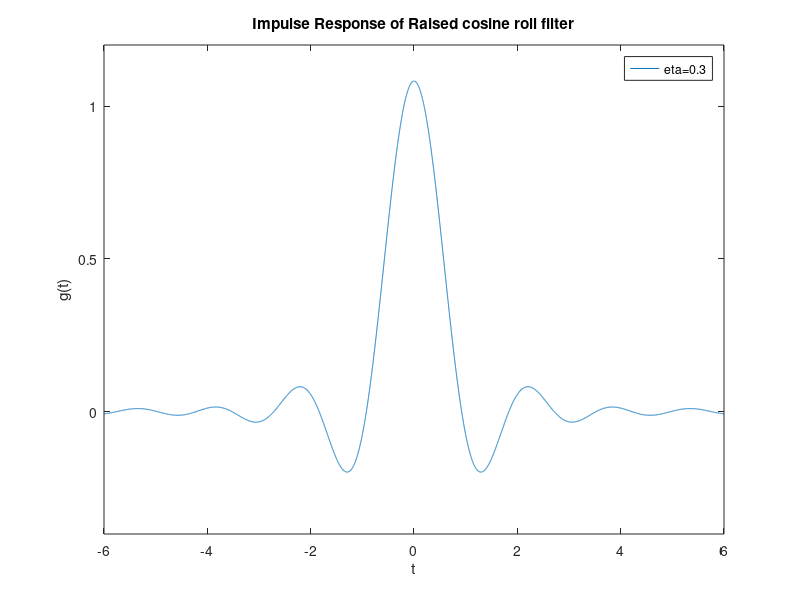

Recreate this plot in MATLAB. (Note: this script raises an error after producing the figure.)
%% Project 3

%Demodulate the re-sampled symbols and calculate BER with signal-to-noise-ratio (SNR) being
% 5 to 20 dB. Note: you may need more than 10,000 symbols for each SNR run.
% Ts=1;%symbol interval
% Tsp=0.1Ts;%the sampling period

clc;
clear all;
close all;
%% Square root raised cosine filter ( not built-in function)
Ts=1; %Symbol interval
alpha=0.3; %The roll-off factor
t=-6*Ts:Ts/1000:6*Ts;%Filter delay is 12 symbols time interval width
%g=(sin((pi*t)./Ts)./(pi*t)).*cos((pi*alpha*t)./Ts)./(1-power(4*alpha*t/(2*Ts),2)); 
a1=cos((1+alpha)*pi*t/Ts);
b1=sin((1-alpha)*pi*t/Ts).*((4*alpha*t/Ts).^-1);
c1=pi*sqrt(Ts)*(1-16*(alpha^2)*(t.^2)/(Ts^2));
g=4*alpha*(a1+b1)./c1 ; %Squared Root raised cosine Filter
figure(1);
plot(t,g);
xlabel('t'),ylabel('g(t)'); 
title('Impulse Response of Raised cosine roll filter'); 
axis([-6 6 -0.4 1.2]);
legend("\beta=0.3");

load Hw20.dat  % the matrix for the SNR=20dB ,Fd=80Hz
%% Use Built-in function for  square root raised cosine filter
%b = rcosdesign(beta,span,sps,shape);12000 symbols
%The number of sampling points per symbol is 3 %the factor of roll-off is 0.3
rolloff = 0.3;       % Rolloff factor
span = 13;           % Filter span in symbols-13    from -6Ts to 6Ts 
sps = 10;             % Samples per symbol-10
h = rcosdesign(0.3,12,10,'sqrt');%the total samples 12*10=120
figure(2);
plot(h);
%axis
grid on;
xlabel('(n)Samples')
ylabel('Amplitude');
title(' Raised cosine rolloff filter');
legend("\beta=0.3");
%% Theoretical BER result for Rayleigh with 8-psk :equation(50)
SNR = 0:1:20;           %SNR/3=Eb/No from 5 to 20
snr=(1/3)*10.^(SNR/10);		%Trans it to linear format(SNR) for 8PSK
a=3*snr*((cos(pi/8))^2);
b=tan(pi/8);
c=3*snr*((cos(3*pi/8))^2);
d=tan(3*pi/8);
e=sqrt(1-1./(a+1));
f=sqrt(1-1./(c+1));
a1=1/3*e.*(0.5+1/pi*atan(e*b));
b1=1/3*f.*(0.5+1/pi*atan(f*d));
Ber_8psk_Ray=0.5-a1-b1;
%% Theoretical BER result for AWGN with 8-psk :equation(51)
snr2=(1/3)*10.^(SNR/10);		%linear format
    a2=(1/3)*(erfc(sqrt(3* snr2)*cos(pi/8))); %Equation(51)
    b2=(1/3)*(erfc(sqrt(3* snr2)*cos(pi*3/8)));
    Ber_8psk_Awgn=a2+b2.*(1-1.5*a2);        % BER for 8psk_AWGN 
%% Simulation Parameters 
N=360000;                    %the number of binary numbers
M=8;                        % 8PSK
Fd = 1;    %Symbol sampling frequency
Fs = 10;   %Raised cosine shaping filter sampling frequency
a = 0.3;   % different roll-off factor
delay = 6; %Filter delay
x=randi([0,1],1,N);         %Creat binary numbers
x1=fix(2*rand(1,30));       %30 random binary data
dataInMatrix=reshape(x,length(x)/3,3);
dataSymbolsIn=bi2de(dataInMatrix); %Creat symbols
R=raylrnd(0.5,N/3,1);         %Creat Rayleigh signal
h=pskmod(dataSymbolsIn,M); % 8PSK modulation
hR=h.*R;                   % add Rayleigh channel
%% Impulse Response of the filter
[num,den] = rcosine(Fd,Fs,'default',a,delay); %Design filter
srcFilter = rcosine(Fd,Fs,'sqrt',a,delay);
figure;
subplot(211)
impz(num,den);
xlabel('(n)Samples')
ylabel('Amplitude');
%The impulse response of the filter, num is the numerator coefficient of the transfer function, 
%  and 1 is the denominator coefficient of the transfer function
title('Impulse response of rms raised cosine filter with \beta=0.3');
[y,ty]=rcosflt(x,Fd,Fs,'filter',num,den); %Pulse shaping of binary data
t=delay:length(x)+delay-1;
subplot(212);
stem(t,x,'-b');
hold on %Draw binary data
plot(ty,y,'r') %draw data after Pulse shaping
legend('Original Binary data','\beta=0.3 Shaped message waveform')
axis([-1 40 -0.5 2])

%Carry out raised cosine shaping of the mapped 8PSK baseband signal
%% AWGN And Rayleigh
for i=1:length(SNR)
    %AWGN
    s1 = rcosflt(h,Fd,Fs,'filter',srcFilter);   %Pulse shaping after  modulation
    yAn=awgn(s1,SNR(i),'measured') ;
    rxAddNosieSrcFilter1 = rcosflt(yAn,Fd,Fs,'Fs/filter',srcFilter);%Matched filter
    rxDownsample1= downsample(rxAddNosieSrcFilter1,Fs);
    %Down-sampling, because the sender has been up-sampled
    % and the receiver performs down-sampling and recovery
    rxEnd1 = rxDownsample1(2*delay+1:end-2*delay); % Remove filter delay
    yA=pskdemod(rxEnd1,M);   %8PSK demodulation
    [bit_A,l]=biterr(dataSymbolsIn,yA);
     PSK_s_AWGN(i)=bit_A/N;
    
    %Rayleigh
    s2 = rcosflt(hR,Fd,Fs,'filter',srcFilter);%Pulse shaping after  modulation
    yRn=awgn(s2,SNR(i),'measured'); % Add AWGN          
    rxAddNosieSrcFilter2 = rcosflt(yRn,Fd,Fs,'Fs/filter',srcFilter);%Matched filter
    rxDownsample2 = downsample(rxAddNosieSrcFilter2,Fs)  ;% Remove filter delay
    rxEnd2 = rxDownsample2(2*delay+1:end-2*delay);
    yR=pskdemod(rxEnd2,M) ;   %8PSK demodulation
    [bit_R,ll]=biterr(dataSymbolsIn,yR);
    PSK_s_Ray(i)=bit_R/N; 
end


%% Compared BER with AWGN and Rayleigh fading
figure(4)
semilogy (SNR,Ber_8psk_Ray,'r-o');hold on
semilogy(SNR,PSK_s_Ray,'r-*');hold on
semilogy(SNR,Ber_8psk_Awgn,'b-o');hold on;
semilogy(SNR,PSK_s_AWGN,'b-*');hold on;
% axis([0 20 10^-5 1]);
axis([0 20 1e-3 1e0]);
xlabel('SNR[dB]');% Bit signal to noise ratio: Eb/N0
ylabel('BER');
%axis([-1 20 10^-4 1]);
legend('Rayleigh Theoretical','Rayleigh Simulation','AWGN Theoretical','AWGN Simulation');
title('8PSK BER with AWGN/Rayleigh');


